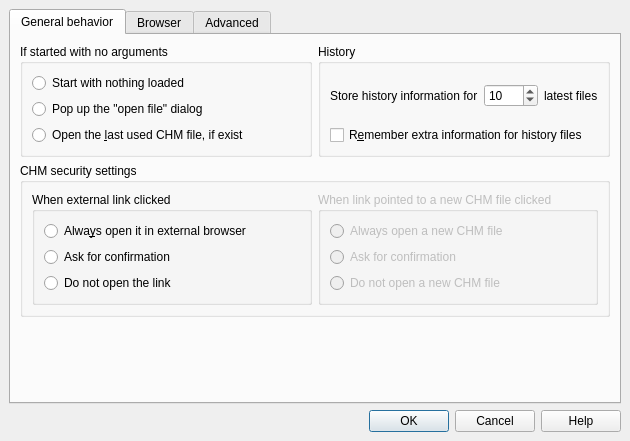
<?xml version="1.0" encoding="UTF-8"?>
<ui version="4.0">
 <class>DialogSetup</class>
 <widget class="QDialog" name="DialogSetup">
  <property name="geometry">
   <rect>
    <x>0</x>
    <y>0</y>
    <width>630</width>
    <height>441</height>
   </rect>
  </property>
  <property name="sizePolicy">
   <sizepolicy hsizetype="Minimum" vsizetype="Minimum">
    <horstretch>0</horstretch>
    <verstretch>0</verstretch>
   </sizepolicy>
  </property>
  <property name="windowTitle">
   <string>uChmViewer settings</string>
  </property>
  <property name="sizeGripEnabled">
   <bool>false</bool>
  </property>
  <property name="modal">
   <bool>true</bool>
  </property>
  <layout class="QVBoxLayout">
   <property name="spacing">
    <number>6</number>
   </property>
   <property name="margin">
    <number>9</number>
   </property>
   <item>
    <widget class="QTabWidget" name="tabWidget">
     <property name="currentIndex">
      <number>0</number>
     </property>
     <widget class="QWidget" name="Widget8">
      <attribute name="title">
       <string>General behavior</string>
      </attribute>
      <layout class="QVBoxLayout">
       <property name="spacing">
        <number>6</number>
       </property>
       <property name="margin">
        <number>9</number>
       </property>
       <item>
        <layout class="QHBoxLayout">
         <property name="spacing">
          <number>6</number>
         </property>
         <property name="margin">
          <number>0</number>
         </property>
         <item>
          <widget class="QGroupBox" name="buttonGroup1">
           <property name="title">
            <string>If started with no arguments</string>
           </property>
           <layout class="QVBoxLayout">
            <property name="spacing">
             <number>6</number>
            </property>
            <property name="margin">
             <number>9</number>
            </property>
            <item>
             <widget class="QRadioButton" name="rbStartWithNothing">
              <property name="text">
               <string>Start with nothing loaded</string>
              </property>
             </widget>
            </item>
            <item>
             <widget class="QRadioButton" name="m_radioOnBeginOpenDialog">
              <property name="text">
               <string>Pop up the &quot;open file&quot; dialog</string>
              </property>
             </widget>
            </item>
            <item>
             <widget class="QRadioButton" name="m_radioOnBeginOpenLast">
              <property name="text">
               <string>Open the &amp;last used CHM file, if exist</string>
              </property>
              <property name="shortcut">
               <string>Alt+L</string>
              </property>
             </widget>
            </item>
           </layout>
          </widget>
         </item>
         <item>
          <widget class="QGroupBox" name="buttonGroup2">
           <property name="title">
            <string>History</string>
           </property>
           <layout class="QVBoxLayout">
            <property name="spacing">
             <number>6</number>
            </property>
            <property name="margin">
             <number>9</number>
            </property>
            <item>
             <layout class="QHBoxLayout">
              <property name="spacing">
               <number>6</number>
              </property>
              <property name="margin">
               <number>0</number>
              </property>
              <item>
               <widget class="QLabel" name="textLabel1">
                <property name="text">
                 <string>Store history information for</string>
                </property>
                <property name="wordWrap">
                 <bool>false</bool>
                </property>
               </widget>
              </item>
              <item>
               <widget class="QSpinBox" name="m_historySize">
                <property name="prefix">
                 <string/>
                </property>
                <property name="value">
                 <number>10</number>
                </property>
               </widget>
              </item>
              <item>
               <widget class="QLabel" name="textLabel2">
                <property name="text">
                 <string>latest files</string>
                </property>
                <property name="wordWrap">
                 <bool>false</bool>
                </property>
               </widget>
              </item>
             </layout>
            </item>
            <item>
             <widget class="QCheckBox" name="m_rememberHistoryInfo">
              <property name="toolTip">
               <string>Remembers the information about the files, which were opened. Remembers last opened page, search history, font size, bookmarks and so on.</string>
              </property>
              <property name="text">
               <string>R&amp;emember extra information for history files</string>
              </property>
              <property name="shortcut">
               <string>Alt+E</string>
              </property>
             </widget>
            </item>
           </layout>
          </widget>
         </item>
        </layout>
       </item>
       <item>
        <widget class="QGroupBox" name="groupBox1">
         <property name="title">
          <string>CHM security settings</string>
         </property>
         <layout class="QHBoxLayout">
          <property name="spacing">
           <number>6</number>
          </property>
          <property name="margin">
           <number>9</number>
          </property>
          <item>
           <widget class="QGroupBox" name="buttonGroup4">
            <property name="title">
             <string>When external link clicked</string>
            </property>
            <layout class="QVBoxLayout">
             <property name="spacing">
              <number>6</number>
             </property>
             <property name="margin">
              <number>9</number>
             </property>
             <item>
              <widget class="QRadioButton" name="m_radioExtLinkOpenAlways">
               <property name="text">
                <string>Alwa&amp;ys open it in external browser</string>
               </property>
               <property name="shortcut">
                <string>Alt+Y</string>
               </property>
              </widget>
             </item>
             <item>
              <widget class="QRadioButton" name="m_radioExtLinkAsk">
               <property name="text">
                <string>Ask for confirmation</string>
               </property>
              </widget>
             </item>
             <item>
              <widget class="QRadioButton" name="m_radioExtLinkOpenNever">
               <property name="text">
                <string>Do not open the link</string>
               </property>
               <property name="shortcut">
                <string/>
               </property>
              </widget>
             </item>
            </layout>
           </widget>
          </item>
          <item>
           <widget class="QGroupBox" name="buttonGroup5">
            <property name="enabled">
             <bool>false</bool>
            </property>
            <property name="title">
             <string>When link pointed to a new CHM file clicked</string>
            </property>
            <layout class="QVBoxLayout">
             <property name="spacing">
              <number>6</number>
             </property>
             <property name="margin">
              <number>9</number>
             </property>
             <item>
              <widget class="QRadioButton" name="m_radioNewChmOpenAlways">
               <property name="text">
                <string>Always open a new CHM file</string>
               </property>
              </widget>
             </item>
             <item>
              <widget class="QRadioButton" name="m_radioNewChmAsk">
               <property name="text">
                <string>Ask for confirmation</string>
               </property>
              </widget>
             </item>
             <item>
              <widget class="QRadioButton" name="m_radioNewChmOpenNever">
               <property name="text">
                <string>Do not open a new CHM file</string>
               </property>
              </widget>
             </item>
            </layout>
           </widget>
          </item>
         </layout>
        </widget>
       </item>
       <item>
        <spacer>
         <property name="orientation">
          <enum>Qt::Vertical</enum>
         </property>
         <property name="sizeHint" stdset="0">
          <size>
           <width>20</width>
           <height>40</height>
          </size>
         </property>
        </spacer>
       </item>
      </layout>
     </widget>
     <widget class="QWidget" name="Widget9">
      <attribute name="title">
       <string>Browser</string>
      </attribute>
      <layout class="QVBoxLayout">
       <property name="spacing">
        <number>6</number>
       </property>
       <property name="margin">
        <number>9</number>
       </property>
       <item>
        <widget class="QGroupBox" name="m_groupKDEsettings">
         <property name="title">
          <string>HTML browser settings</string>
         </property>
         <layout class="QVBoxLayout" name="verticalLayout">
          <item>
           <widget class="QCheckBox" name="m_enableImages">
            <property name="text">
             <string>Load the &amp;images</string>
            </property>
           </widget>
          </item>
          <item>
           <widget class="QCheckBox" name="m_enablePlugins">
            <property name="text">
             <string>Enable browser &amp;plugins (i.e. Flash)</string>
            </property>
            <property name="shortcut">
             <string>Alt+P</string>
            </property>
           </widget>
          </item>
          <item>
           <widget class="QCheckBox" name="m_enableJava">
            <property name="text">
             <string>Enable &amp;Java</string>
            </property>
            <property name="shortcut">
             <string>Alt+J</string>
            </property>
           </widget>
          </item>
          <item>
           <widget class="QCheckBox" name="m_enableJS">
            <property name="text">
             <string>Enable Java&amp;Script</string>
            </property>
            <property name="shortcut">
             <string>Alt+S</string>
            </property>
           </widget>
          </item>
          <item>
           <widget class="QCheckBox" name="m_enableOfflineStorage">
            <property name="text">
             <string>Enable &amp;offline storage (HTML5)</string>
            </property>
            <property name="shortcut">
             <string>Alt+R</string>
            </property>
           </widget>
          </item>
          <item>
           <widget class="QCheckBox" name="m_enableLocalStorage">
            <property name="text">
             <string>Enable &amp;local storage (HTML5)</string>
            </property>
           </widget>
          </item>
          <item>
           <widget class="QCheckBox" name="m_highlightSearchResults">
            <property name="text">
             <string>Highlight search results during in-page search</string>
            </property>
           </widget>
          </item>
         </layout>
        </widget>
       </item>
       <item>
        <widget class="QGroupBox" name="groupBox_3">
         <property name="title">
          <string>Table of Contents and other windows</string>
         </property>
         <layout class="QVBoxLayout" name="verticalLayout_2">
          <item>
           <widget class="QCheckBox" name="m_openAllTOCEntries">
            <property name="text">
             <string>Open all Table of Contents entries automatically</string>
            </property>
           </widget>
          </item>
          <item>
           <widget class="QCheckBox" name="boxUseSingleClick">
            <property name="text">
             <string>Always use a single click to open the elements instead of OS-specific activation</string>
            </property>
           </widget>
          </item>
          <item>
            <widget class="QCheckBox" name="boxTabOpenInForeground">
             <property name="text">
              <string>Open tabs in foreground</string>
             </property>
            </widget>
           </item>
          </layout>
        </widget>
       </item>
       <item>
        <spacer>
         <property name="orientation">
          <enum>Qt::Vertical</enum>
         </property>
         <property name="sizeHint" stdset="0">
          <size>
           <width>20</width>
           <height>40</height>
          </size>
         </property>
        </spacer>
       </item>
      </layout>
     </widget>
     <widget class="QWidget" name="TabPage">
      <attribute name="title">
       <string>Advanced</string>
      </attribute>
      <layout class="QVBoxLayout">
       <item>
        <widget class="QGroupBox" name="buttonGroup7">
         <property name="title">
          <string>View HTML source command uses</string>
         </property>
         <layout class="QVBoxLayout">
          <property name="spacing">
           <number>6</number>
          </property>
          <property name="margin">
           <number>9</number>
          </property>
          <item>
           <widget class="QRadioButton" name="m_advViewSourceInternal">
            <property name="text">
             <string>Built-in HTML source viewer</string>
            </property>
            <property name="shortcut">
             <string/>
            </property>
           </widget>
          </item>
          <item>
           <widget class="QRadioButton" name="m_advViewSourceExternal">
            <property name="text">
             <string>E&amp;xternal program, specified below</string>
            </property>
            <property name="shortcut">
             <string>Alt+X</string>
            </property>
           </widget>
          </item>
          <item>
           <layout class="QHBoxLayout">
            <property name="spacing">
             <number>6</number>
            </property>
            <property name="margin">
             <number>0</number>
            </property>
            <item>
             <widget class="QLabel" name="textLabel1_3">
              <property name="text">
               <string>External program:</string>
              </property>
              <property name="wordWrap">
               <bool>false</bool>
              </property>
             </widget>
            </item>
            <item>
             <widget class="QLineEdit" name="m_advExternalProgramName"/>
            </item>
            <item>
             <widget class="QPushButton" name="btnBrowse">
              <property name="text">
               <string>&amp;Browse</string>
              </property>
             </widget>
            </item>
           </layout>
          </item>
         </layout>
        </widget>
       </item>
       <item>
        <widget class="QGroupBox" name="groupBox">
         <property name="title">
          <string>Other</string>
         </property>
         <layout class="QVBoxLayout">
          <item>
           <widget class="QCheckBox" name="boxLayoutDirectionRL">
            <property name="text">
             <string>Use right-to-left layout direction (Arabic and Hebrew layouts)</string>
            </property>
           </widget>
          </item>
         </layout>
        </widget>
       </item>
       <item>
        <widget class="QGroupBox" name="groupBox_2">
         <property name="title">
          <string>Toolbars</string>
         </property>
         <layout class="QHBoxLayout" name="horizontalLayout">
          <item>
           <widget class="QRadioButton" name="rbToolbarSmall">
            <property name="text">
             <string>Small icons</string>
            </property>
           </widget>
          </item>
          <item>
           <widget class="QRadioButton" name="rbToolbarLarge">
            <property name="text">
             <string>Large icons</string>
            </property>
           </widget>
          </item>
          <item>
           <widget class="QRadioButton" name="rbToolbarLargeText">
            <property name="text">
             <string>Large icons and text</string>
            </property>
           </widget>
          </item>
          <item>
           <widget class="QRadioButton" name="rbToolbarText">
            <property name="text">
             <string>Just text</string>
            </property>
           </widget>
          </item>
          <item>
           <spacer name="horizontalSpacer">
            <property name="orientation">
             <enum>Qt::Horizontal</enum>
            </property>
            <property name="sizeHint" stdset="0">
             <size>
              <width>40</width>
              <height>20</height>
             </size>
            </property>
           </spacer>
          </item>
         </layout>
        </widget>
       </item>
       <item>
        <spacer>
         <property name="orientation">
          <enum>Qt::Vertical</enum>
         </property>
         <property name="sizeHint" stdset="0">
          <size>
           <width>567</width>
           <height>21</height>
          </size>
         </property>
        </spacer>
       </item>
      </layout>
     </widget>
    </widget>
   </item>
   <item>
    <widget class="QDialogButtonBox" name="buttonBox">
     <property name="orientation">
      <enum>Qt::Horizontal</enum>
     </property>
     <property name="standardButtons">
      <set>QDialogButtonBox::Cancel|QDialogButtonBox::Help|QDialogButtonBox::Ok</set>
     </property>
    </widget>
   </item>
  </layout>
 </widget>
 <layoutdefault spacing="6" margin="11"/>
 <tabstops>
  <tabstop>m_radioOnBeginOpenDialog</tabstop>
  <tabstop>m_radioOnBeginOpenLast</tabstop>
  <tabstop>m_historySize</tabstop>
  <tabstop>m_rememberHistoryInfo</tabstop>
  <tabstop>m_radioExtLinkOpenAlways</tabstop>
  <tabstop>m_radioExtLinkAsk</tabstop>
  <tabstop>m_radioExtLinkOpenNever</tabstop>
  <tabstop>m_radioNewChmOpenAlways</tabstop>
  <tabstop>m_radioNewChmAsk</tabstop>
  <tabstop>m_radioNewChmOpenNever</tabstop>
  <tabstop>m_enableJava</tabstop>
  <tabstop>m_enablePlugins</tabstop>
  <tabstop>m_advViewSourceInternal</tabstop>
  <tabstop>m_advViewSourceExternal</tabstop>
  <tabstop>m_advExternalProgramName</tabstop>
  <tabstop>buttonBox</tabstop>
  <tabstop>tabWidget</tabstop>
 </tabstops>
 <resources/>
 <connections>
  <connection>
   <sender>m_advViewSourceExternal</sender>
   <signal>toggled(bool)</signal>
   <receiver>m_advExternalProgramName</receiver>
   <slot>setEnabled(bool)</slot>
   <hints>
    <hint type="sourcelabel">
     <x>44</x>
     <y>113</y>
    </hint>
    <hint type="destinationlabel">
     <x>148</x>
     <y>143</y>
    </hint>
   </hints>
  </connection>
  <connection>
   <sender>buttonBox</sender>
   <signal>accepted()</signal>
   <receiver>DialogSetup</receiver>
   <slot>accept()</slot>
   <hints>
    <hint type="sourcelabel">
     <x>481</x>
     <y>326</y>
    </hint>
    <hint type="destinationlabel">
     <x>445</x>
     <y>346</y>
    </hint>
   </hints>
  </connection>
  <connection>
   <sender>buttonBox</sender>
   <signal>rejected()</signal>
   <receiver>DialogSetup</receiver>
   <slot>reject()</slot>
   <hints>
    <hint type="sourcelabel">
     <x>557</x>
     <y>316</y>
    </hint>
    <hint type="destinationlabel">
     <x>598</x>
     <y>262</y>
    </hint>
   </hints>
  </connection>
 </connections>
</ui>
